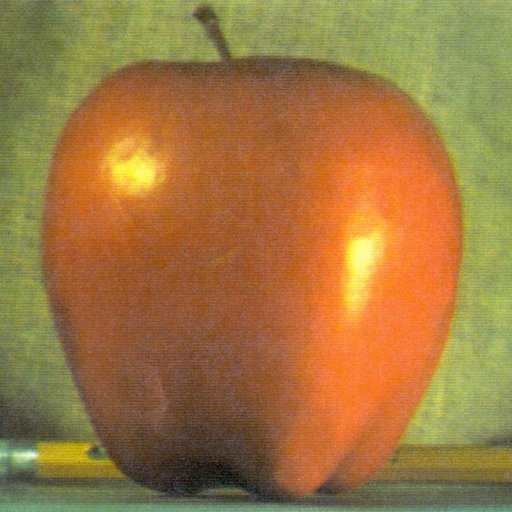
#> input picture hw3/pic/apple.jpg, 512 x 512 px
$ python apple.py
#> lines starting #> are read from the running program, lines starting #| are printed output that depends on the picture
import cv2
import numpy as np

def get_apple() -> None:
    apple = cv2.imread('pic/apple.jpg')
#> apple is the input picture: shape (512, 512, 3); mean B, G, R 64.8, 119.7, 159.1
    orange = cv2.imread('pic/orange.jpg')
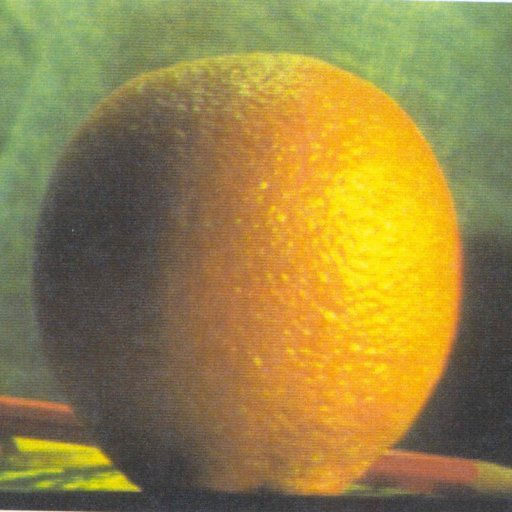
#> input picture hw3/pic/orange.jpg, 512 x 512 px
#> orange is the input picture: shape (512, 512, 3); mean B, G, R 69.2, 131.8, 150.2

    for i in range(3):
        apple = cv2.pyrDown(apple)
        apple = cv2.resize(apple, (512, 512))
        orange = cv2.pyrDown(orange)
        orange = cv2.resize(orange, (512, 512))
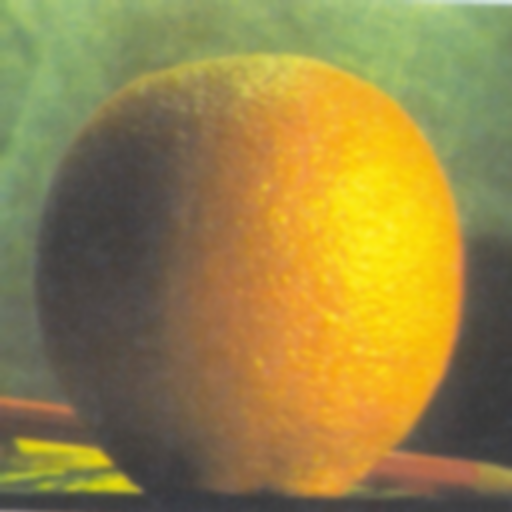
#> orange: shape (512, 512, 3); mean B, G, R 69.2, 132, 150.3
    apple_down = apple
    orange_down = orange
    cv2.imwrite('pic/apple_down.jpg', apple_down)
    cv2.imwrite('pic/orange_down.jpg', orange_down)

    x = 0
    y = 0
    w = 256
    h = 512

    apple_cut = apple_down[y:y+h, x:x+w]
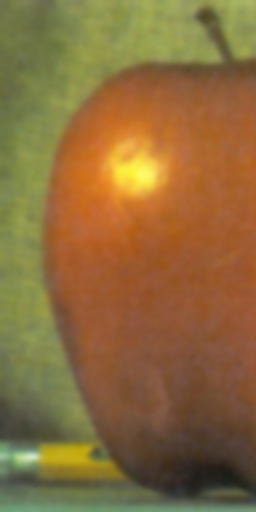
#> apple_cut: shape (512, 256, 3); mean B, G, R 60.2, 107.7, 138.8
    cv2.imwrite('pic/apple_cut.jpg', apple_cut)

    x = 256
    orange_cut = orange_down[y:y+h, x:x+w]
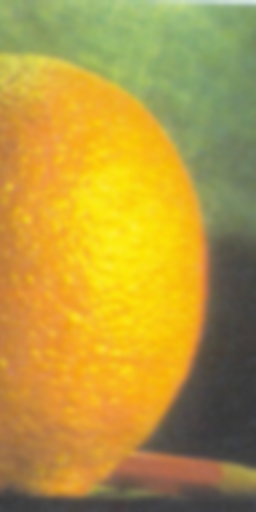
#> orange_cut: shape (512, 256, 3); mean B, G, R 60.7, 153.2, 183
    cv2.imwrite('pic/orange_cut.jpg', orange_cut)


    result = np.hstack((apple_cut, orange_cut))
    cv2.imwrite('pic/combine.jpg', result)

    for i in range(50):
        result = cv2.pyrDown(result)
        result = cv2.resize(result, (512, 512))
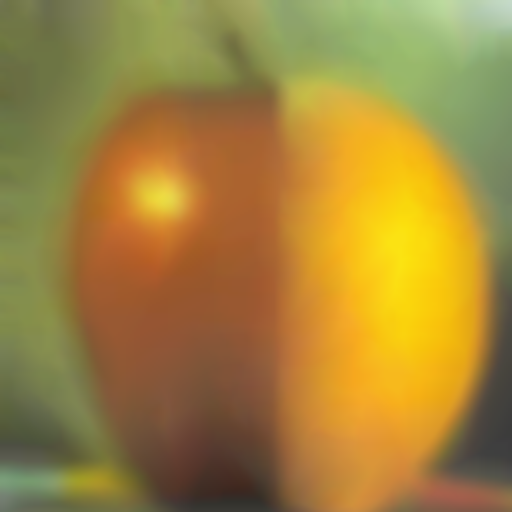
#> result: shape (512, 512, 3); mean B, G, R 60.1, 131.9, 161.7
    cv2.imwrite('pic/pyrdown.jpg', result)

    for i in range(30):
        result = cv2.resize(result, (512, 512))
        result = cv2.pyrUp(result)
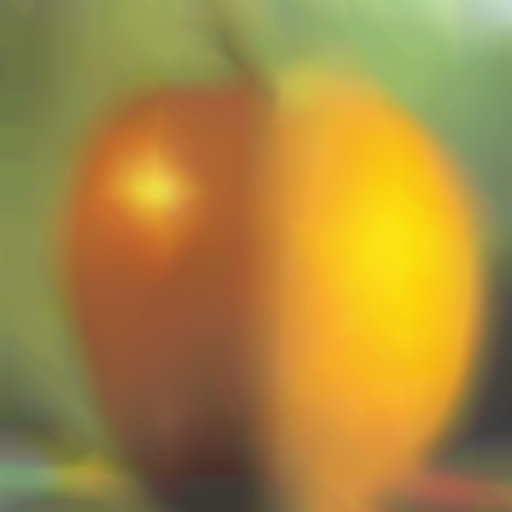
#> result: shape (1024, 1024, 3) (shown at 1/2 size); mean B, G, R 63.1, 136.6, 166.9
    result = cv2.resize(result, (512, 512))
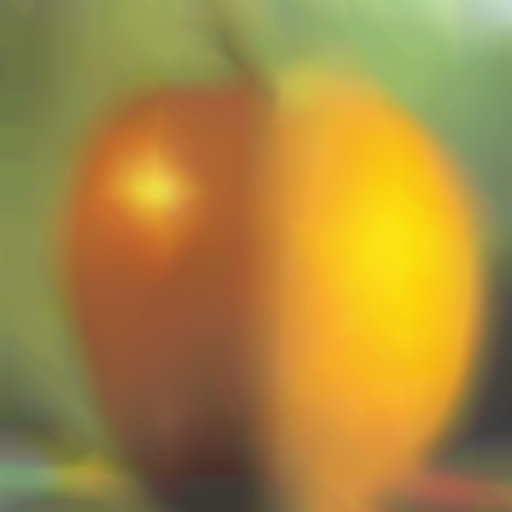
#> result: shape (512, 512, 3); mean B, G, R 63.2, 136.7, 167
    cv2.imwrite('pic/pyrup.jpg', result)

    # [4 lines of commented-out code are left out]

if __name__ == '__main__':
    get_apple()
